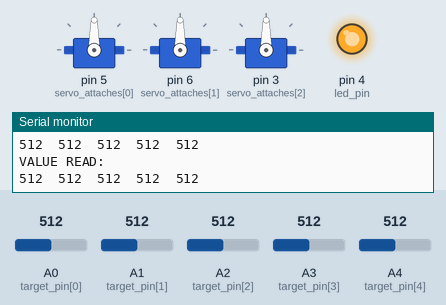
Bench run of a sketch on a simulated Arduino Uno, built with avr-gcc and run on an emulated ATmega328P. On the bench: 3 × servo, output pins drawn as LEDs (lit = HIGH), the last lines printed to the serial monitor. Inputs (shaded band) come from the test bench; at power-on: A0 (target_pin[0]) = 512, A1 (target_pin[1]) = 512, A2 (target_pin[2]) = 512, A3 (target_pin[3]) = 512, A4 (target_pin[4]) = 512. No radio packets arrive unless stated.

Above: at 6.6 s.
6.7 s: A0 (target_pin[0]) set to 533
9.7 s: A0 (target_pin[0]) set to 560
At 10.1 s:
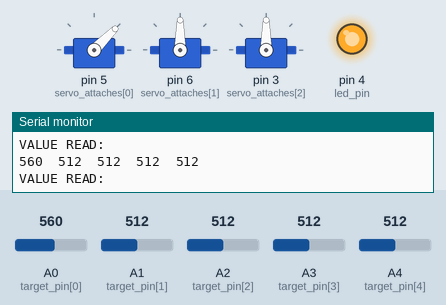
11.2 s: A1 (target_pin[1]) set to 558
At 12.2 s:
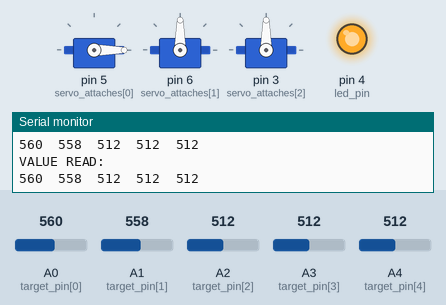
12.7 s: A2 (target_pin[2]) set to 538
15.7 s: A2 (target_pin[2]) set to 564
At 16.1 s:
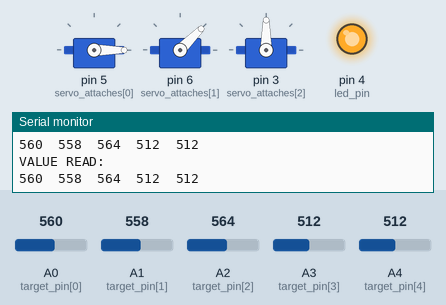
17.2 s: A3 (target_pin[3]) set to 716
At 18.2 s:
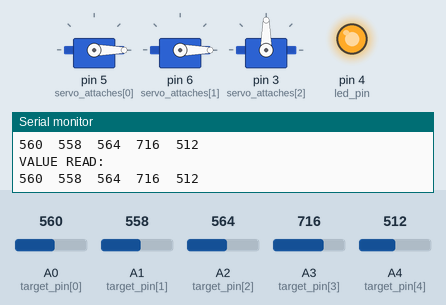
Timing chart, 0 to 19.7 s (numbered marks = the images above; inputs shaded):
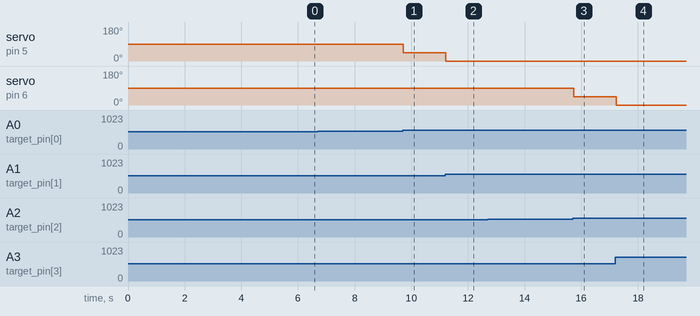

The sketch:

target-analysis.ino
```cpp
// Program for the target, dubg with python program

// radio library
#include <SPI.h>
#include <nRF24L01.h>
#include <RF24.h>
//servo library
#include <Servo.h>

// radio pinout
int CE= 9;
int CSN= 8;
const byte thisSlaveAddress[5] = {'R','x','A','A','A'};
RF24 radio(CE, CSN);
int number_ammo = 0; // this is the data sent in the TX.
bool newData = false;

// target pinout
int target_pin[5]= {A0, A1, A2, A3, A4};
bool target_covered[5];
int threshold_target[5];
int target_hit= 0;

// servo pinout
int const close_angle= -45; //counterclockwise: Positive
int const offset_angle = 90;
int const n_servo= 3;
int servo_attaches[n_servo]= {5,6,3}; // they are PWM pins

Servo myservo[n_servo];


// led pin
int led_pin= 4;


int value_read;

void setup() {
  delay(3000);

  Serial.begin(9600);


  //radio setup
  radio.begin();
  radio.setDataRate( RF24_250KBPS );
  radio.openReadingPipe(1, thisSlaveAddress);
  radio.startListening();

  // servo setup
  for (int i=0; i<n_servo; i++)
    myservo[i].attach(servo_attaches[i]);
  reset_servo();

  delay(1000);

  // target setup
  for (int i=0; i<5; i++){
    pinMode(target_pin[i], INPUT_PULLUP); //check it
    target_covered[i] = false;
  }

  // threshold calibration
  for (int i=0; i<5; i++){
    Serial.println("Calibration threshold:" + String(i+1));
    threshold_target[i]= calibration_fun(target_pin[i]);
  }

  Serial.println("Threshold: ");
  for (int i=0; i<5; i++)
    Serial.println(threshold_target[i]);

  // led pin
  pinMode(led_pin, OUTPUT);
  digitalWrite(led_pin, HIGH);
}

void loop() {

  if (radio.available()){
    radio.read(&number_ammo, sizeof(number_ammo));
    newData = true;
    delay(10);
  }

  Serial.println("VALUE READ:");
  for (int i=0; i<5; i++){
    value_read = read_value(target_pin[i]);
    Serial.print(value_read);
    Serial.print("\t");
    if (target_covered[i] == false){
      if(value_read > threshold_target[i]){
         close_target (i+1, target_covered);
         target_covered[i]= true;
         target_hit=target_hit+1;
      }
    }
  }
  Serial.println();

  if (target_hit == 5){
    digitalWrite(led_pin, LOW);
    delay(4000);
    reset_servo();
    delay(3000);
    target_hit=0;
    for (int i=0; i<5; i++){
      target_covered[i] = false;
      threshold_target[i]= calibration_fun(target_pin[i]);
    }

    while (number_ammo==10){
      if (radio.available()){
        radio.read(&number_ammo, sizeof(number_ammo));
        delay(10);
     }
    }

    digitalWrite(led_pin, HIGH);
  }


  newData = false;
  delay(10);

}

// Servo function

void reset_servo(){
  for (int i=0; i<3; i++)
    myservo[i].write(offset_angle);
}

void close_target (int target, bool* target_covered){
  if (target == 1 || target == 2){
    close_servo_target (0, target, target_covered);
    return;
  }
  if (target == 3 || target == 4){
    close_servo_target (1, target, target_covered);
    return;
  }
  myservo[2].write(30);
  return;
}

void close_servo_target (int servo, int target, bool* target_covered){
  if (target%2== 0){
    if (target_covered[target-2]==true){
      myservo[servo].write(offset_angle+2*close_angle);
      return;
    }
    myservo[servo].write(offset_angle-close_angle);
    return;
  }
  if (target_covered[target]==true){ // this target is target+1-1(array)
    myservo[servo].write(offset_angle-2*close_angle);
    return;
  }
  myservo[servo].write(offset_angle+close_angle);
  return;
}


// Calibration function
// versione con il max
int calibration_fun(int target){
  int value=0;
  int max_value=0;


  for (int i =0; i<50; i++){
    value = analogRead(target);
    if (value>max_value)
      max_value=value;
    Serial.println(value);
    delay(5);
  }
  return max_value*(0.08/500*(800- max_value)+1.02);
}

/* Versione con la media
 * int calibration_fun(int target){
  double sum = 0.0;
  int value=0;


  for (int i =0; i<50; i++){
    value = analogRead(target);
    sum += value;
    Serial.println(value);
    delay(5);
  }

  double mean=sum / 50;

  return mean*(0.08/500*(800- mean)+1.02);
}*/


// read a value register for a point making a mean of 5 value, to reduce the noise activation

int read_value(int target_pin){
  double sum = 0.0;

  for (int i =0; i<5; i++){
    sum += analogRead(target_pin);
  }

  return sum / 5;
}
```

Measured:
- the behaviour switches between 545 and 546 on A0 (target_pin[0]) (found by bisection; images 0 and 1)
- the behaviour switches between 545 and 546 on A1 (target_pin[1]) (found by bisection; images 1 and 2)
- the behaviour switches between 545 and 546 on A2 (target_pin[2]) (found by bisection; images 2 and 3)
- after the input at 9.7 s, servo on pin 5 (servo_attaches[0]): 90° → 45° at once
- after the input at 11.2 s, servo on pin 5 (servo_attaches[0]): 45° → 0° at once
- after the input at 15.7 s, servo on pin 6 (servo_attaches[1]): 90° → 45° at once
- after the input at 17.2 s, servo on pin 6 (servo_attaches[1]): 45° → 0° at once
